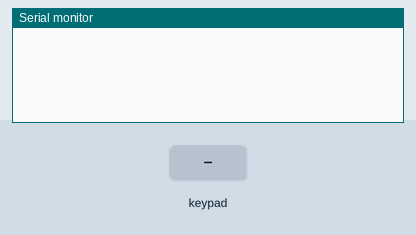
A sketch run on a simulated Arduino Uno, built with avr-gcc and run on an emulated ATmega328P. Shown: the last lines printed to the serial monitor. The inputs (shaded band) are chosen by the test bench.

Above: at 1.2 s.
1.3 s: key '1' pressed
At 2.5 s:
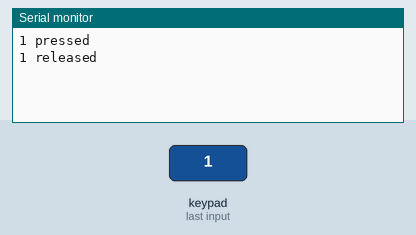
2.9 s: keypad keys 2 3 4 5 # pressed 0.4 s apart
At 5.0 s:
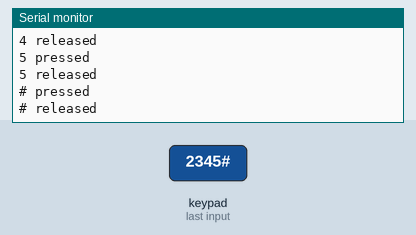
6.4 s: key 'A' pressed
At 7.7 s:
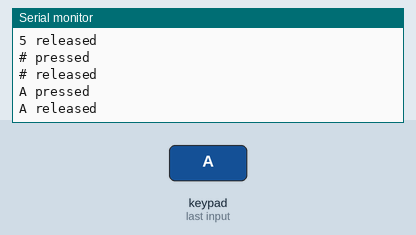
8.0 s: keypad keys 2 3 4 5 * pressed 0.4 s apart
At 10.2 s:
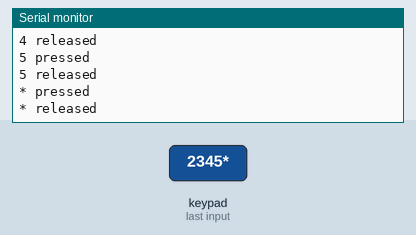
11.5 s: key 'B' pressed
At 12.8 s:
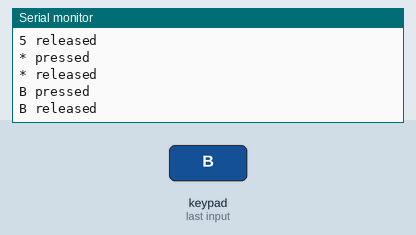
13.1 s: keypad keys 2 3 4 5 D pressed 0.4 s apart
At 15.4 s:
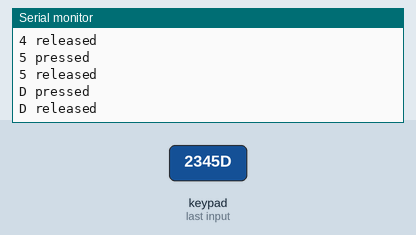
Timing chart, 0 to 16.9 s (numbered marks = the images above; inputs shaded):
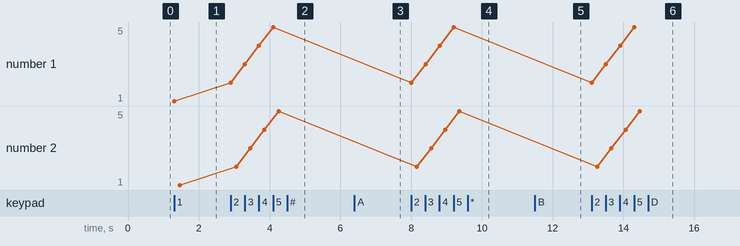

The sketch:

21-keypad.ino
```cpp
/*
  The code use an Adafruit Keypad and display keypress events via the Serial Monitor.
  It initializes the keypad with a 4x4 layout, where each key is represented by a
  specific character. It continuously checks for keypad events (key press or release)
  and prints the corresponding key and event status to the Serial Monitor.

  Board: Arduino Uno R4
  Component:  Keypad
  Library: https://github.com/adafruit/Adafruit_Keypad (Adafruit Keypad by Adafruit)
*/

// Include the Adafruit_Keypad library
#include "Adafruit_Keypad.h"

// Define the number of rows and columns for the keypad
const byte ROWS = 4;
const byte COLS = 4;

// Define the characters mapped to each button on the 4x4 keypad
char keys[ROWS][COLS] = {
  { '1', '2', '3', 'A' },
  { '4', '5', '6', 'B' },
  { '7', '8', '9', 'C' },
  { '*', '0', '#', 'D' }
};

// Define the Arduino pins connected to the row pinouts of the keypad
byte rowPins[ROWS] = { 2, 3, 4, 5 };
// Define the Arduino pins connected to the column pinouts of the keypad
byte colPins[COLS] = { 8, 9, 10, 11 };

// Initialize a custom keypad instance
Adafruit_Keypad myKeypad = Adafruit_Keypad(makeKeymap(keys), rowPins, colPins, ROWS, COLS);

// Setup function
void setup() {
  // Initialize Serial communication at 9600 baud rate
  Serial.begin(9600);
  // Initialize the custom keypad
  myKeypad.begin();
}

// Main loop function
void loop() {
  // Update the state of keys
  myKeypad.tick();

  // Check if there are new keypad events
  while (myKeypad.available()) {
    // Read the keypad event
    keypadEvent e = myKeypad.read();
    // Print the key that triggered the event
    Serial.print((char)e.bit.KEY);
    // Print the type of event: pressed or released
    if (e.bit.EVENT == KEY_JUST_PRESSED) Serial.println(" pressed");
    else if (e.bit.EVENT == KEY_JUST_RELEASED) Serial.println(" released");
  }

  delay(10);
}
```

Measured:
- after the input at 1.3 s, the serial monitor: prints a new line at once (image 1)
- after the input at 2.9 s, the serial monitor: prints a new line at once (image 2)
- after the input at 6.4 s, the serial monitor: prints a new line at once (image 3)
- after the input at 8.0 s, the serial monitor: prints a new line at once (image 4)
- after the input at 11.5 s, the serial monitor: prints a new line at once (image 5)
- after the input at 13.1 s, the serial monitor: prints a new line at once (image 6)
- plotted number 1: 1 → 5 after the input at 2.9 s
- plotted number 2: 1 → 5 after the input at 2.9 s
